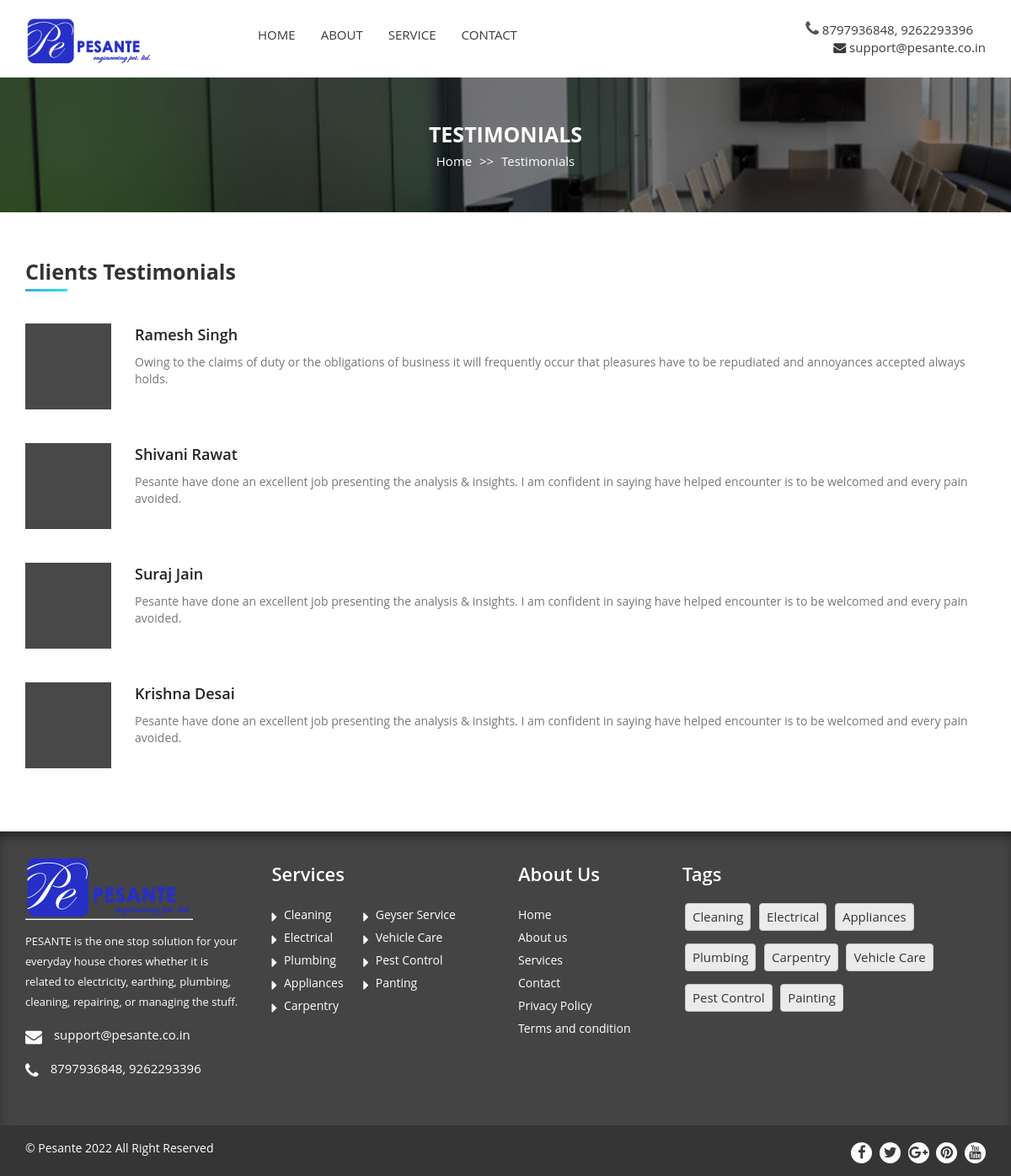
The page /testimonial.php on the database its author committed.
### tables this page shows
CREATE TABLE `site_infos` (
  `id` int(10) NOT NULL,
  `address` varchar(255) NOT NULL,
  `phone` varchar(255) NOT NULL,
  `phone2` varchar(255) DEFAULT NULL,
  `email` varchar(255) NOT NULL,
  `facebook` varchar(255) DEFAULT NULL,
  `instagram` varchar(255) DEFAULT NULL,
  `whatsapp` varchar(255) DEFAULT NULL,
  `youtube` varchar(255) DEFAULT NULL,
  `twitter` varchar(255) DEFAULT NULL,
  `status` enum('1','0') NOT NULL,
  `updated_at` timestamp NOT NULL DEFAULT current_timestamp() ON UPDATE current_timestamp()
);

CREATE TABLE `testimonials` (
  `id` bigint(20) UNSIGNED NOT NULL,
  `name` varchar(255) NOT NULL,
  `images` mediumblob NOT NULL,
  `designation` varchar(255) NOT NULL,
  `massage` varchar(255) NOT NULL,
  `status` varchar(255) NOT NULL,
  `created_at` timestamp NULL DEFAULT NULL,
  `updated_at` timestamp NULL DEFAULT NULL
);

### testimonial.php (the view)
<?php include "include/header.php"; ?>
<div id="wrapper" class="inner_page blog_post">
  <div id="page_title">
    <div class="container text-center">
      <div class="panel-heading">Testimonials</div>
      <ol class="breadcrumb">
        <li><a href="#">Home</a></li>
        <li class="active">Testimonials</li>
      </ol>
    </div>
  </div>
  <section id="blog-area" class="blog-with-sidebar-area">
    <div class="container">
      <div class="row">
        <div class="col-md-12 col-sm-12 col-xs-12">
          <div class="blog-post">
            <div class="single-blog-post">
              <h1 class="panel-heading">Clients Testimonials</h1>
              <?php
                  $testimonial = mysqli_query($conn, "select * from testimonials");
                  while($test = mysqli_fetch_assoc($testimonial)){
              ?>
              <div class="media">
                <a class="pull-left" href="#"> <img class="media-object" src="images/blank.png" alt="blank" /> </a>
                <div class="media-body">
                  <h4 class="media-heading"><?php echo $test['name']; ?></h4>
                  <?php echo $test['massage']; ?>
                </div>
              </div>
              <?php } ?>
            </div>
          </div>
        </div>
      </div>
    </div>
  </section>
  <?php include "include/footer.php"; ?>

### include/header.php (shortened to what this page needs)
<!DOCTYPE html>
<html lang="en">
<head>
<link href="css/bootstrap.min.css" rel="stylesheet"  />
<link href="css/style.css" rel="stylesheet" />
<link rel="stylesheet" href="css/font-awesome.min.css" />
<link rel="stylesheet" href="css/owlcarousel/owl.carousel.min.css" />
<link rel="stylesheet" href="css/owlcarousel/owl.theme.default.min.css" />
<link rel="stylesheet" href="https://cdnjs.cloudflare.com/ajax/libs/font-awesome/4.7.0/css/font-awesome.min.css">
</head>
<body>
<?php include "menu.php"; ?>

### include/menu.php (shortened to what this page needs)
<?php include "config.php";
$site = mysqli_query($conn, "SELECT * FROM `site_infos` WHERE 1");
$s_info = mysqli_fetch_assoc($site);
?>
<header id= "header" data-spy="affix" data-offset-top="60" data-offset-bottom="60">
    <div class="container">
      <div class="row">
        <div class="col-md-8  col-sm-12 col-xs-12 col-sm-12">
          <nav class="navbar">
            <div class="navbar-header">
              <a class="navbar-brand" href="#"><img class="logo-dark hidden-xs"  src="images/Pesante.png" width="150px" alt="" /> </a> </div>
            <div class="main-menu collapse navbar-collapse" id="bs-example-navbar-collapse-1">
              <ul class="nav navbar-nav navbar-left">
                <li><a href="index.php">Home</a></li>
                <li><a href="aboutus.php">About</a></li>
                <li><a href="service.php">Service</a></li>
                <li><a href="contacts.php">Contact</a></li>
              </ul>
            </div>
          </nav>
        </div>
        <div class="col-md-4  col-sm-12 col-xs-12 col-sm-12 hidden-xs">
          <ul class="right-contact">
            <li><i class="fa fa-phone" aria-hidden="true"></i> <?php echo $s_info['phone'].', '.$s_info['phone2']; ?></li><br>
            <li><i class="fa fa-envelope" aria-hidden="true"></i> <?php echo $s_info['email']; ?></li>
          </ul>
        </div>
      </div>
    </div>
  </header>

### include/footer.php (shortened to what this page needs)
<?php include "config.php";
$site = mysqli_query($conn, "SELECT * FROM `site_infos` WHERE 1");
$s_info = mysqli_fetch_assoc($site);
?>
  <footer>
    <div class="container-fluid footerbg">
      <div class="container">
        <div class="row">
          <div class="col-md-3"> <a href="#" class="footer-logo">
          <img class="logo-dark" src="images/Pesante.png" alt="">
        </a>
            <p>PESANTE is the one stop solution for your everyday house chores whether it is related to electricity, earthing, plumbing, cleaning, repairing, or managing the stuff.</p>
            <div class="about_info">
              <p><i class="fa fa-envelope" aria-hidden="true"></i> <?php echo $s_info['email']; ?></p>
              <p><i class="fa fa-phone" aria-hidden="true"></i> <?php echo $s_info['phone'].', '.$s_info['phone2']; ?></p>
            </div>
          </div>
          <div class="col-md-3">
            <h4>Services</h4>
            <ul>
              <li><a href="#"><i class="fa fa-caret-right" aria-hidden="true"></i>Cleaning</a></li>
              <li><a href="#"><i class="fa fa-caret-right" aria-hidden="true"></i>Electrical</a></li>
              <li><a href="#"><i class="fa fa-caret-right" aria-hidden="true"></i>Plumbing</a></li>
              <li><a href="#"><i class="fa fa-caret-right" aria-hidden="true"></i>Appliances</a></li>
              <li><a href="#"><i class="fa fa-caret-right" aria-hidden="true"></i>Carpentry</a></li>
            </ul>
            <ul>
              <li><a href="#"><i class="fa fa-caret-right" aria-hidden="true"></i>Geyser Service</a></li>
              <li><a href="#"><i class="fa fa-caret-right" aria-hidden="true"></i>Vehicle Care</a></li>
              <li><a href="#"><i class="fa fa-caret-right" aria-hidden="true"></i>Pest Control</a></li>
              <li><a href="#"><i class="fa fa-caret-right" aria-hidden="true"></i>Panting</a></li>
            </ul>
          </div>
          <div class="col-md-2">
            <h4>About Us</h4>
            <ul>
              <li><a href="index.php">Home</a></li>
              <li><a href="aboutus.php">About us</a></li>
              <li><a href="service.php">Services</a></li>
              <li><a href="contact.php">Contact</a></li>
              <li><a href="privacy.php">Privacy Policy</a></li>
              <li><a href="term-condition.php">Terms and condition</a></li>
            </ul>
          </div>
          <div class="col-md-4">
            <h4>Tags</h4>
            <div class="single-sidebar popular-tag">
              <ul class="popular-tag">
                <li><a href="service.php">Cleaning</a></li>
                <li><a href="service.php">Electrical</a></li>
                <li><a href="service.php">Appliances</a></li>
                <li><a href="service.php">Plumbing</a></li>
                <li><a href="service.php">Carpentry</a></li>
                <li><a href="service.php">Vehicle Care</a></li>
                <li><a href="service.php">Pest Control</a></li>
                <li><a href="service.php">Painting</a></li>
              </ul>
            </div>
            </div>
        </div>
      </div>
    </div>
    <div class="container-fluid bottom-footer">
      <div class="container">
        <div class="row">
          <div class="col-md-12">
            <p class="copyright pull-left">&copy; Pesante 2022 All Right Reserved</p>
            <ul class="footer-scoails pull-right">
              <li><a href="#"><i class="fa fa-facebook" aria-hidden="true"></i></a></li>
              <li><a href="#"><i class="fa fa-twitter" aria-hidden="true"></i></a></li>
              <li><a href="#"><i class="fa fa-google-plus" aria-hidden="true"></i></a></li>
              <li><a href="#"><i class="fa fa-pinterest" aria-hidden="true"></i></a></li>
              <li><a href="#"><i class="fa fa-youtube" aria-hidden="true"></i></a></li>
            </ul>
          </div>
        </div>
      </div>
    </div>
  </footer>
</div>
</body>
</html>

### rows shown on the page
site_infos: phone "8797936848", phone2 "9262293396", email "support@pesante.co.in"
testimonials: name "Ramesh Singh", massage "Owing to the claims of duty or the obligations of business it will frequently occur that pleasures have to be repudiated and annoyances accepted always holds."
testimonials: name "Shivani Rawat", massage "Pesante have done an excellent job presenting the analysis & insights. I am confident in saying have helped encounter is to be welcomed and every pain avoided."
testimonials: name "Suraj Jain", massage "Pesante have done an excellent job presenting the analysis & insights. I am confident in saying have helped encounter is to be welcomed and every pain avoided."
testimonials: name "Krishna Desai", massage "Pesante have done an excellent job presenting the analysis & insights. I am confident in saying have helped encounter is to be welcomed and every pain avoided."
